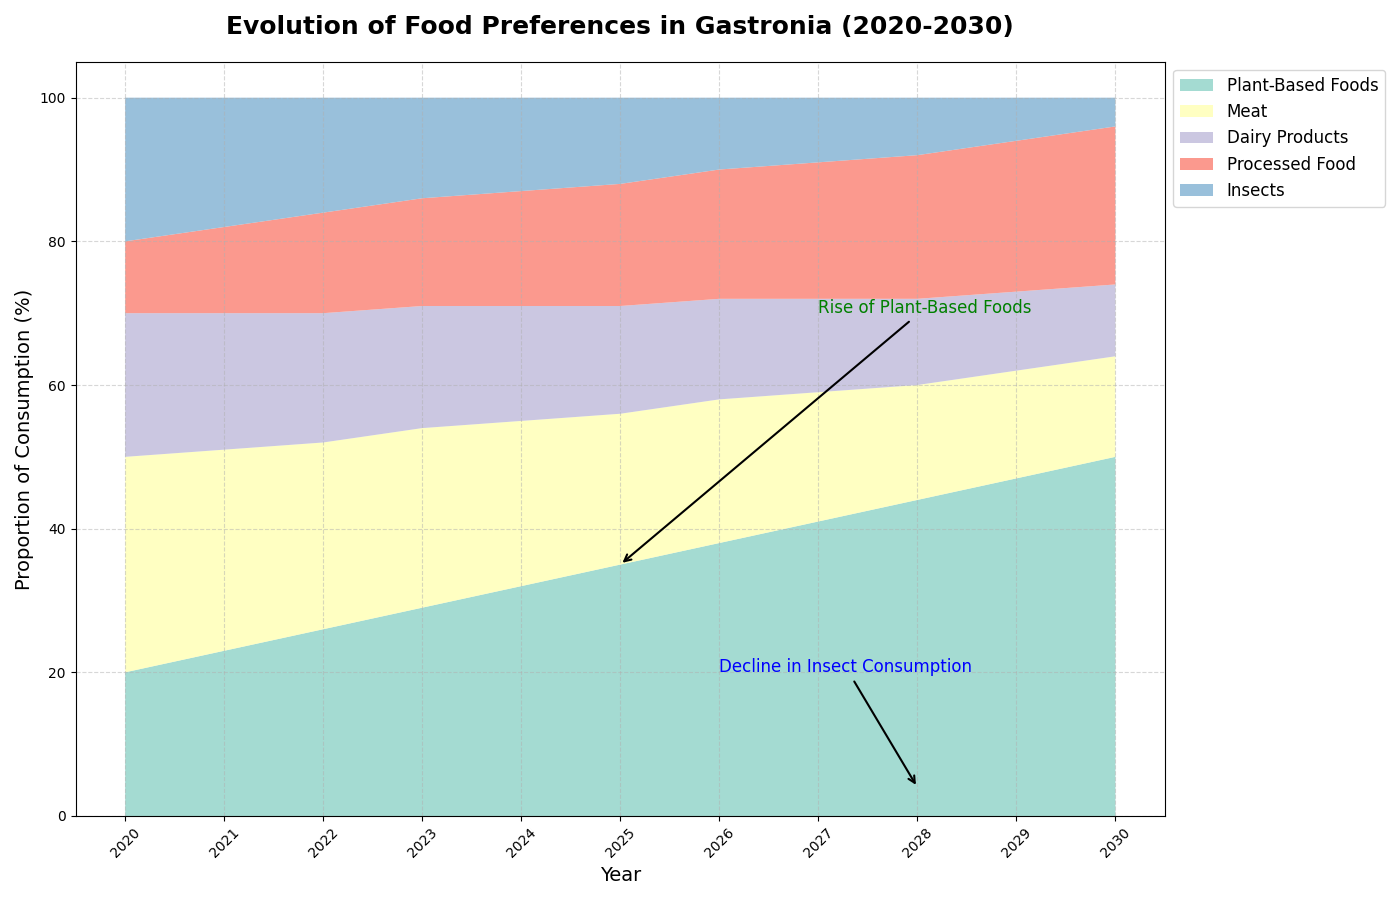

Python code for this plot:
import matplotlib.pyplot as plt
import numpy as np

# Backstory: 
# The chart depicts the change in different food preferences over the years in a futuristic city called "Gastronia". 
# The data represents the proportion of different food types consumed annually from 2020 to 2030.

# Define the years from 2020 to 2030
years = np.arange(2020, 2031)

# Create datasets for different food categories as proportions (in percentages)
plant_based = np.array([20, 23, 26, 29, 32, 35, 38, 41, 44, 47, 50])
meat = np.array([30, 28, 26, 25, 23, 21, 20, 18, 16, 15, 14])
dairy = np.array([20, 19, 18, 17, 16, 15, 14, 13, 12, 11, 10])
processed_food = np.array([10, 12, 14, 15, 16, 17, 18, 19, 20, 21, 22])
insects = np.array([20, 18, 16, 14, 13, 12, 10, 9, 8, 6, 4])

# Create stacked area plot
fig, ax = plt.subplots(figsize=(14, 9))

# Stacking the areas to show cumulative values over time
ax.stackplot(years, plant_based, meat, dairy, processed_food, insects,
             labels=['Plant-Based Foods', 'Meat', 'Dairy Products', 
                     'Processed Food', 'Insects'],
             colors=['#8DD3C7', '#FFFFB3', '#BEBADA', '#FB8072', '#80B1D3'], alpha=0.8)

# Enhancing chart readability and aesthetics
ax.set_title("Evolution of Food Preferences in Gastronia (2020-2030)", fontsize=18, fontweight='bold', pad=20)
ax.set_xlabel('Year', fontsize=14)
ax.set_ylabel('Proportion of Consumption (%)', fontsize=14)
ax.legend(loc='upper left', fontsize=12, bbox_to_anchor=(1, 1))
ax.grid(True, linestyle='--', alpha=0.5)

# Enhance x-axis with year labels
ax.set_xticks(np.arange(2020, 2031))
ax.tick_params(axis='x', rotation=45)

# Emphasize significant milestones with annotations
ax.annotate('Rise of Plant-Based Foods', xy=(2025, 35), xytext=(2027, 70),
            arrowprops=dict(facecolor='black', arrowstyle='->', lw=1.5), fontsize=12, color='green')
ax.annotate('Decline in Insect Consumption', xy=(2028, 4), xytext=(2026, 20),
            arrowprops=dict(facecolor='black', arrowstyle='->', lw=1.5), fontsize=12, color='blue')

# Automatically adjust layout for clarity
plt.tight_layout()

# Display the plot
plt.show()
